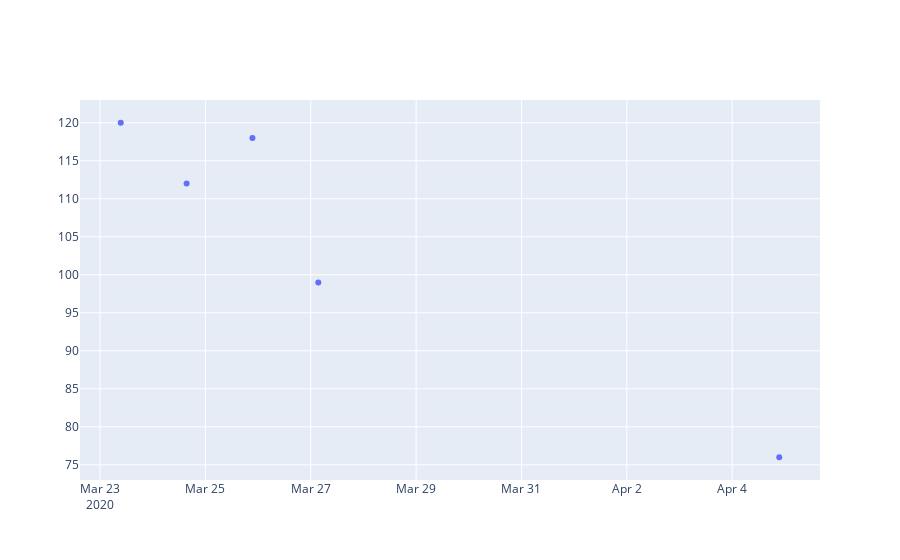

This figure's notebook cell:
### Markdown cell above
<font size = 3>Les données utilisées ici sont disponibles sur le __[github de codeCarbon](https://github.com/mlco2/codecarbon)__ . <br><br>
Rentrons dans le vif du sujet et construisons notre figure de base
</font>

### Code cell
fig= go.Figure(
go.Scatter( x=df.timestamp, y=df.emissions,mode='markers',
           
)
)
fig.show()

### Figure 1 — Plotly figure (JSON) as saved in the notebook; plotly's stock layout.template omitted (floating-point values rounded to 4 significant figures)
{"data": [{"mode": "markers", "type": "scatter", "x": ["2020-03-25T21:26:11", "2020-04-04T21:26:11", "2020-03-24T15:26:11", "2020-03-23T09:26:11", "2020-03-27T03:26:11"], "y": [118, 76, 112, 120, 99]}], "layout": {}}
